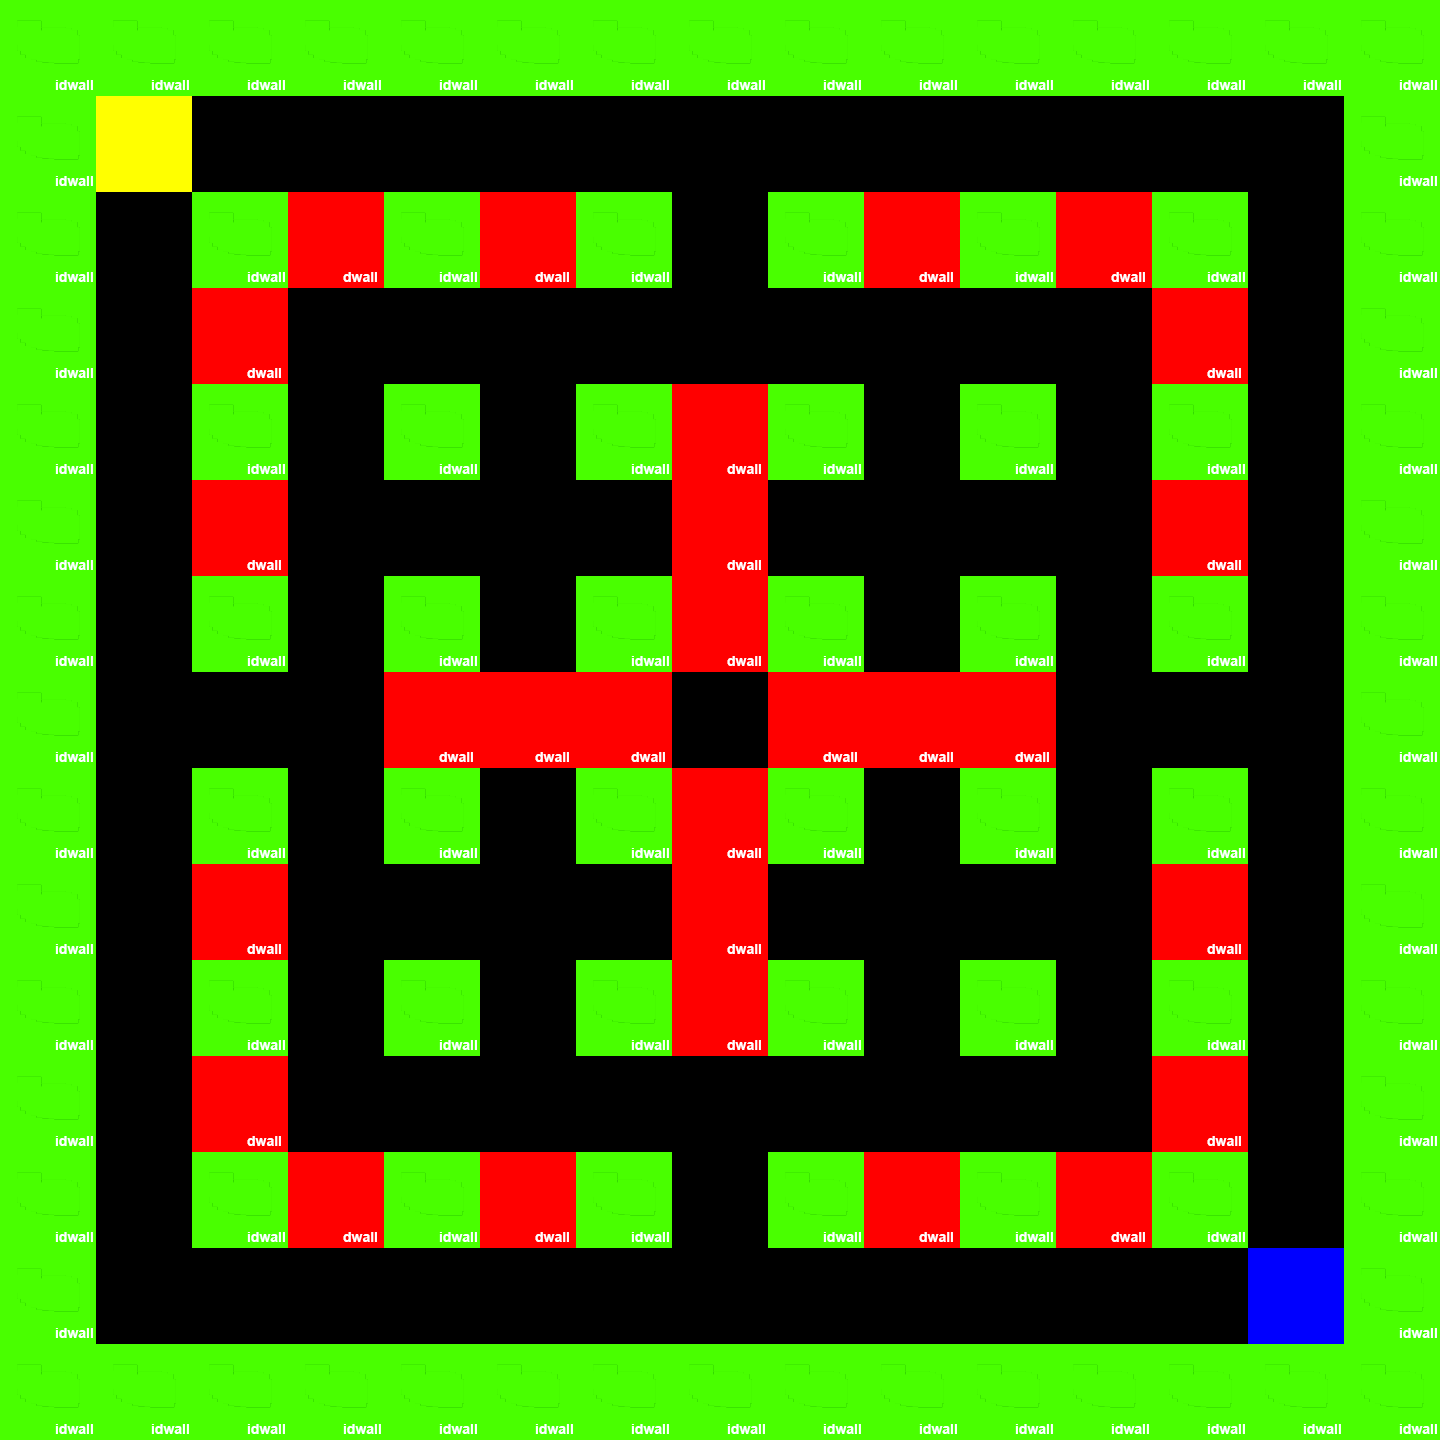

A level layout from a 2D game, rendered from its tile map. Below: a short description, then the map file with its tile-grid data intact:
An orthogonal 15x15 tile map with 96x96 px tiles, 1 tile layer (Map).

<map version="1.0" tiledversion="1.0.3" orientation="orthogonal" renderorder="left-up" width="15" height="15" tilewidth="96" tileheight="96" nextobjectid="1">
 <tileset firstgid="1" source="../../Tilemaps/tilemap.tsx" />
 <layer name="Map" width="15" height="15">
  <data encoding="csv">
2,2,2,2,2,2,2,2,2,2,2,2,2,2,2,
2,4,0,0,0,0,0,0,0,0,0,0,0,0,2,
2,0,2,1,2,1,2,0,2,1,2,1,2,0,2,
2,0,1,0,0,0,0,0,0,0,0,0,1,0,2,
2,0,2,0,2,0,2,1,2,0,2,0,2,0,2,
2,0,1,0,0,0,0,1,0,0,0,0,1,0,2,
2,0,2,0,2,0,2,1,2,0,2,0,2,0,2,
2,0,0,0,1,1,1,0,1,1,1,0,0,0,2,
2,0,2,0,2,0,2,1,2,0,2,0,2,0,2,
2,0,1,0,0,0,0,1,0,0,0,0,1,0,2,
2,0,2,0,2,0,2,1,2,0,2,0,2,0,2,
2,0,1,0,0,0,0,0,0,0,0,0,1,0,2,
2,0,2,1,2,1,2,0,2,1,2,1,2,0,2,
2,0,0,0,0,0,0,0,0,0,0,0,0,3,2,
2,2,2,2,2,2,2,2,2,2,2,2,2,2,2
</data>
 </layer>
</map>